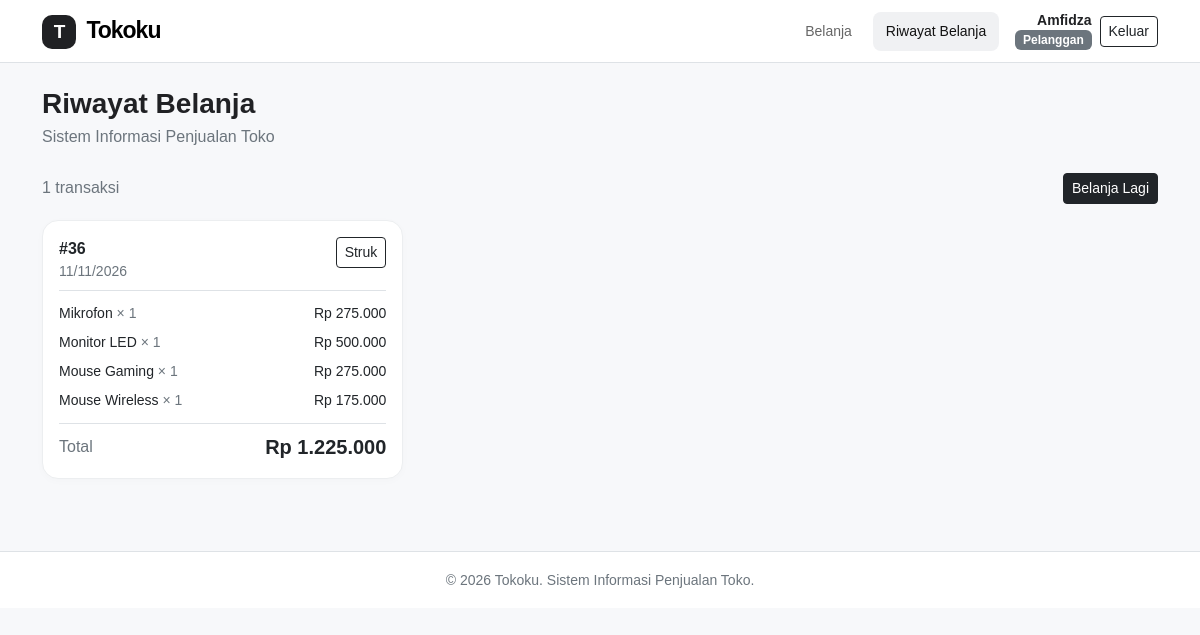
The app's page /tokoku/index.php?page=riwayat (signed in) with its own data.
### tables this page shows
CREATE TABLE `tbl_user` (
  `id_user` int(11) NOT NULL,
  `username` varchar(30) NOT NULL,
  `password_hash` varchar(255) NOT NULL,
  `nama_lengkap` varchar(100) NOT NULL,
  `role` enum('admin','petugas','pelanggan') NOT NULL DEFAULT 'pelanggan',
  `id_pelanggan` int(11) DEFAULT NULL,
  `dibuat` timestamp NOT NULL DEFAULT current_timestamp()
);

CREATE TABLE `tbl_transaksi` (
  `id_transaksi` int(11) NOT NULL,
  `tanggal` date DEFAULT NULL,
  `id_pelanggan` int(11) DEFAULT NULL,
  `total_belanja` decimal(12,2) DEFAULT NULL
);

CREATE TABLE `tbl_detail_transaksi` (
  `id_detail` int(11) NOT NULL,
  `id_transaksi` int(11) DEFAULT NULL,
  `id_produk` int(11) DEFAULT NULL,
  `nama_produk` varchar(100) DEFAULT NULL,
  `jumlah` int(11) DEFAULT NULL,
  `harga` decimal(12,2) DEFAULT NULL
);

### tokoku/index.php (called while the page is built, shortened)
<?php
require_once __DIR__ . '/config/database.php';
require_once __DIR__ . '/includes/functions.php';
require_once __DIR__ . '/includes/auth.php';
require_login($pdo);
$user = user_login();
$pages = array_intersect_key(
    semua_halaman(),
    array_flip(izin_halaman($user['role']))
);
$page = $_GET['page'] ?? '';
$pageTitle = $pages[$page];
require_once __DIR__ . '/includes/header.php';
require __DIR__ . '/pages/' . $page . '.php';
require_once __DIR__ . '/includes/footer.php';

### tokoku/includes/auth.php (called while the page is built, shortened)
<?php
function semua_halaman()
{
    return [
        'dashboard' => 'Dashboard',
        'petugas' => 'Dashboard',
        'pelanggan' => 'Pelanggan',
        'produk' => 'Produk',
        'transaksi' => 'Transaksi',
        'laporan' => 'Laporan Penjualan',
        'log' => 'Log Aktivitas',
        'belanja' => 'Belanja',
        'riwayat' => 'Riwayat Belanja',
        'user' => 'Kelola User'
    ];
}
function izin_halaman($role)
{
    $izin = [
        'admin' => ['dashboard', 'pelanggan', 'produk', 'transaksi', 'laporan', 'log', 'user'],
        'petugas' => ['petugas', 'transaksi'],
        'pelanggan' => ['belanja', 'riwayat']
    ];
    return $izin[$role] ?? [];
}
function user_login()
{
    return $_SESSION['user'] ?? null;
}
function require_login(PDO $pdo)
{
    $id = $_SESSION['user']['id_user'] ?? 0;
    $stmt = $pdo->prepare("
        SELECT id_user, username, nama_lengkap, role, id_pelanggan
        FROM tbl_user
        WHERE id_user = ?
    ");
    $stmt->execute([$id]);
}

### tokoku/includes/functions.php (called while the page is built, shortened)
<?php
function e($value)
{
    return htmlspecialchars((string) $value, ENT_QUOTES, 'UTF-8');
}
function rupiah($angka)
{
    return 'Rp ' . number_format((float) $angka, 0, ',', '.');
}

### tokoku/pages/riwayat.php (the view, shortened to what this page needs)
<?php
$idPelanggan = $user['id_pelanggan'] ?? null;
$data = [];
$rincian = [];
if ($idPelanggan) {
    $stmt = $pdo->prepare("
        SELECT id_transaksi, tanggal, total_belanja
        FROM tbl_transaksi
        WHERE id_pelanggan = ?
        ORDER BY id_transaksi DESC
    ");
    $stmt->execute([$idPelanggan]);
    $data = $stmt->fetchAll();
    $stmt = $pdo->prepare("
        SELECT d.id_transaksi, d.nama_produk, d.jumlah, d.harga
        FROM tbl_detail_transaksi d
        INNER JOIN tbl_transaksi t
            ON d.id_transaksi = t.id_transaksi
        WHERE t.id_pelanggan = ?
        ORDER BY d.id_detail
    ");
    $stmt->execute([$idPelanggan]);
    foreach ($stmt->fetchAll() as $d) {
        $rincian[$d['id_transaksi']][] = $d;
    }
}
?>
<div class="d-flex justify-content-between align-items-center mb-3">
    <div class="text-secondary">
        <?= count($data) ?> transaksi
    </div>
    <a href="index.php?page=belanja" class="btn btn-dark btn-sm">
        Belanja Lagi
    </a>
</div>
<div class="row g-3">
    <?php foreach ($data as $row): ?>
        <div class="col-12 col-md-6 col-xl-4">
            <div class="card h-100" style="border-radius: 16px;">
                <div class="card-body d-flex flex-column">
                    <div class="d-flex justify-content-between align-items-start mb-2">
                        <div>
                            <div class="fw-bold">#<?= e($row['id_transaksi']) ?></div>
                            <div class="small text-secondary">
                                <?= e(date('d/m/Y', strtotime($row['tanggal']))) ?>
                            </div>
                        </div>
                        <a href="struk.php?id=<?= e($row['id_transaksi']) ?>"
                           target="_blank"
                           class="btn btn-sm btn-outline-dark">
                            Struk
                        </a>
                    </div>
                    <div class="border-top pt-2 mb-2">
                        <?php foreach ($rincian[$row['id_transaksi']] ?? [] as $item): ?>
                            <div class="d-flex justify-content-between gap-2 small py-1">
                                <span>
                                    <?= e($item['nama_produk']) ?>
                                    <span class="text-secondary">&times; <?= e($item['jumlah']) ?></span>
                                </span>
                                <span class="text-nowrap">
                                    <?= rupiah($item['harga'] * $item['jumlah']) ?>
                                </span>
                            </div>
                        <?php endforeach; ?>
                    </div>
                    <div class="d-flex justify-content-between align-items-center border-top pt-2 mt-auto">
                        <span class="text-secondary">Total</span>
                        <span class="fw-bold fs-5">
                            <?= rupiah($row['total_belanja']) ?>
                        </span>
                    </div>
                </div>
            </div>
        </div>
    <?php endforeach; ?>
</div>

### tokoku/includes/header.php (shortened to what this page needs)
<!DOCTYPE html>
<html lang="id">
<head>
    <link href="https://cdn.jsdelivr.net/npm/bootstrap@5.3.3/dist/css/bootstrap.min.css" rel="stylesheet">
    <link rel="stylesheet" href="assets/css/style.css">
</head>
<body>
<nav class="navbar navbar-expand-lg navbar-light bg-white border-bottom sticky-top">
    <div class="container">
        <a class="navbar-brand fw-bold" href="index.php">
            <span class="brand-icon">T</span>
            Tokoku
        </a>
        <div class="collapse navbar-collapse" id="navbarMenu">
            <ul class="navbar-nav ms-auto gap-lg-2">
                <?php foreach ($pages as $key => $label): ?>
                    <li class="nav-item">
                        <a class="nav-link <?= $page === $key ? 'active' : '' ?>"
                           href="index.php?page=<?= e($key) ?>">
                            <?= e($label) ?>
                        </a>
                    </li>
                <?php endforeach; ?>
            </ul>
            <div class="d-flex align-items-center gap-2 ms-lg-3 mt-2 mt-lg-0">
                <div class="text-lg-end lh-sm">
                    <div class="fw-semibold small"><?= e($user['nama_lengkap']) ?></div>
                    <span class="badge text-bg-secondary text-capitalize">
                        <?= e($user['role']) ?>
                    </span>
                </div>
                <form action="logout.php" method="POST" class="mb-0">
                    <button class="btn btn-sm btn-outline-dark">Keluar</button>
                </form>
            </div>
        </div>
    </div>
</nav>
<main class="container py-4">
    <div class="mb-4">
        <h3 class="fw-bold mb-1"><?= e($pageTitle) ?></h3>
        <p class="text-secondary mb-0">
            Sistem Informasi Penjualan Toko
        </p>
    </div>

### tokoku/assets/css/style.css (style rules this page uses)
* { box-sizing: border-box; }
body { background: #f7f8fa; color: #202124; font-family: Arial, sans-serif; }
.navbar-brand { font-size: 23px; letter-spacing: -1px; }
.brand-icon { display: inline-flex; align-items: center; justify-content: center; width: 34px; height: 34px; margin-right: 5px; border-radius: 10px; background: #202124; color: white; font-size: 19px; }
.nav-link { color: #666 !important; font-size: 14px; font-weight: 500; border-radius: 8px; padding: 9px 13px !important; }
.nav-link:hover, .nav-link.active { background: #f0f1f3; color: #111 !important; }
.card { border: 1px solid #eceef0; border-radius: 13px; box-shadow: 0 2px 8px rgba(0, 0, 0, 0.02); }

### records on screen
tbl_user: role "Belanja", role "Riwayat Belanja", nama_lengkap "Amfidza", role "Pelanggan"
tbl_transaksi: id_transaksi "36", tanggal "11/11/2026", total_belanja "Rp 1.225.000"
tbl_detail_transaksi: nama_produk "Mikrofon", jumlah "1", rupiah($item['harga'] * $item['jumlah']) "Rp 275.000"
tbl_detail_transaksi: nama_produk "Monitor LED", jumlah "1", rupiah($item['harga'] * $item['jumlah']) "Rp 500.000"
tbl_detail_transaksi: nama_produk "Mouse Gaming", jumlah "1", rupiah($item['harga'] * $item['jumlah']) "Rp 275.000"
tbl_detail_transaksi: nama_produk "Mouse Wireless", jumlah "1", rupiah($item['harga'] * $item['jumlah']) "Rp 175.000"

### other values on screen
count($data) "1"
